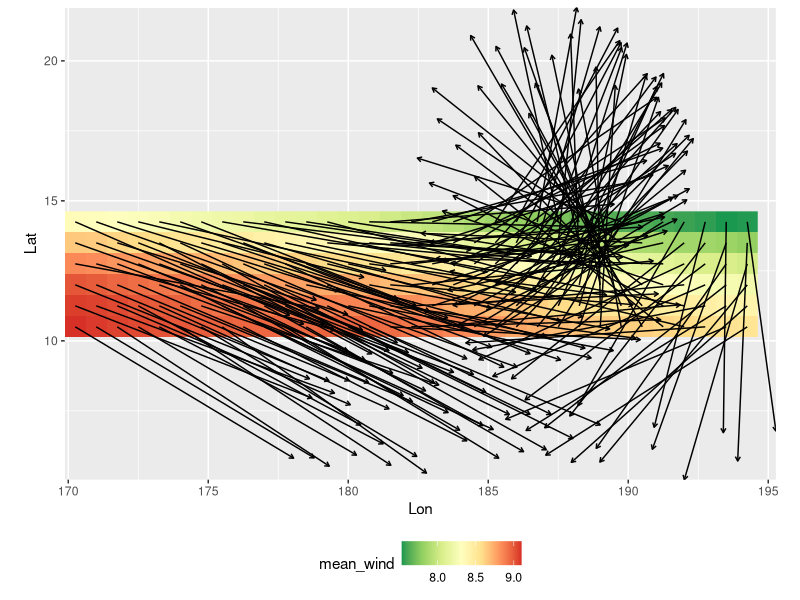

Write the R code that produced this figure.
wind.dt<-structure(list(Lon = c(170.25, 171, 171.75, 172.5, 173.25, 174, 
                                174.75, 175.5, 176.25, 177, 177.75, 178.5, 179.25, 180, 180.75, 
                                181.5, 182.25, 183, 183.75, 184.5, 185.25, 186, 186.75, 187.5, 
                                188.25, 189, 189.75, 190.5, 191.25, 192, 192.75, 193.5, 194.25, 
                                170.25, 171, 171.75, 172.5, 173.25, 174, 174.75, 175.5, 176.25, 
                                177, 177.75, 178.5, 179.25, 180, 180.75, 181.5, 182.25, 183, 
                                183.75, 184.5, 185.25, 186, 186.75, 187.5, 188.25, 189, 189.75, 
                                190.5, 191.25, 192, 192.75, 193.5, 194.25, 170.25, 171, 171.75, 
                                172.5, 173.25, 174, 174.75, 175.5, 176.25, 177, 177.75, 178.5, 
                                179.25, 180, 180.75, 181.5, 182.25, 183, 183.75, 184.5, 185.25, 
                                186, 186.75, 187.5, 188.25, 189, 189.75, 190.5, 191.25, 192, 
                                192.75, 193.5, 194.25, 170.25, 171, 171.75, 172.5, 173.25, 174, 
                                174.75, 175.5, 176.25, 177, 177.75, 178.5, 179.25, 180, 180.75, 
                                181.5, 182.25, 183, 183.75, 184.5, 185.25, 186, 186.75, 187.5, 
                                188.25, 189, 189.75, 190.5, 191.25, 192, 192.75, 193.5, 194.25, 
                                170.25, 171, 171.75, 172.5, 173.25, 174, 174.75, 175.5, 176.25, 
                                177, 177.75, 178.5, 179.25, 180, 180.75, 181.5, 182.25, 183, 
                                183.75, 184.5, 185.25, 186, 186.75, 187.5, 188.25, 189, 189.75, 
                                190.5, 191.25, 192, 192.75, 193.5, 194.25, 170.25, 171, 171.75, 
                                172.5, 173.25, 174, 174.75, 175.5, 176.25, 177, 177.75, 178.5, 
                                179.25, 180, 180.75, 181.5, 182.25, 183, 183.75, 184.5, 185.25, 
                                186, 186.75, 187.5, 188.25, 189, 189.75, 190.5, 191.25, 192, 
                                192.75, 193.5, 194.25), 
                        Lat = c(14.25, 14.25, 14.25, 14.25, 14.25, 
                                14.25, 14.25, 14.25, 14.25, 14.25, 14.25, 14.25, 14.25, 14.25, 
                                14.25, 14.25, 14.25, 14.25, 14.25, 14.25, 14.25, 14.25, 14.25, 
                                14.25, 14.25, 14.25, 14.25, 14.25, 14.25, 14.25, 14.25, 14.25, 
                                14.25, 13.5, 13.5, 13.5, 13.5, 13.5, 13.5, 13.5, 13.5, 13.5, 
                                13.5, 13.5, 13.5, 13.5, 13.5, 13.5, 13.5, 13.5, 13.5, 13.5, 13.5, 
                                13.5, 13.5, 13.5, 13.5, 13.5, 13.5, 13.5, 13.5, 13.5, 13.5, 13.5, 
                                13.5, 13.5, 12.75, 12.75, 12.75, 12.75, 12.75, 12.75, 12.75, 
                                12.75, 12.75, 12.75, 12.75, 12.75, 12.75, 12.75, 12.75, 12.75, 
                                12.75, 12.75, 12.75, 12.75, 12.75, 12.75, 12.75, 12.75, 12.75, 
                                12.75, 12.75, 12.75, 12.75, 12.75, 12.75, 12.75, 12.75, 12, 12, 
                                12, 12, 12, 12, 12, 12, 12, 12, 12, 12, 12, 12, 12, 12, 12, 12, 
                                12, 12, 12, 12, 12, 12, 12, 12, 12, 12, 12, 12, 12, 12, 12, 11.25, 
                                11.25, 11.25, 11.25, 11.25, 11.25, 11.25, 11.25, 11.25, 11.25, 
                                11.25, 11.25, 11.25, 11.25, 11.25, 11.25, 11.25, 11.25, 11.25, 
                                11.25, 11.25, 11.25, 11.25, 11.25, 11.25, 11.25, 11.25, 11.25, 
                                11.25, 11.25, 11.25, 11.25, 11.25, 10.5, 10.5, 10.5, 10.5, 10.5, 
                                10.5, 10.5, 10.5, 10.5, 10.5, 10.5, 10.5, 10.5, 10.5, 10.5, 10.5, 
                                10.5, 10.5, 10.5, 10.5, 10.5, 10.5, 10.5, 10.5, 10.5, 10.5, 10.5, 
                                10.5, 10.5, 10.5, 10.5, 10.5, 10.5), 
                        mean_wind = c(8.34, 8.33, 
                                      8.31, 8.29, 8.27, 8.24, 8.22, 8.2, 8.19, 8.16, 8.14, 8.13, 8.1, 
                                      8.08, 8.06, 8.02, 7.99, 7.96, 7.93, 7.89, 7.85, 7.81, 7.78, 7.73, 
                                      7.7, 7.67, 7.63, 7.62, 7.6, 7.58, 7.56, 7.53, 7.54, 8.65, 8.64, 
                                      8.61, 8.59, 8.56, 8.53, 8.51, 8.48, 8.46, 8.43, 8.41, 8.39, 8.38, 
                                      8.37, 8.33, 8.31, 8.28, 8.24, 8.2, 8.15, 8.12, 8.07, 8.03, 8.01, 
                                      7.97, 7.94, 7.92, 7.89, 7.87, 7.85, 7.85, 7.83, 7.8, 8.85, 8.84, 
                                      8.81, 8.8, 8.77, 8.74, 8.72, 8.69, 8.67, 8.65, 8.63, 8.61, 8.59, 
                                      8.58, 8.55, 8.54, 8.5, 8.46, 8.44, 8.4, 8.37, 8.33, 8.29, 8.26, 
                                      8.21, 8.18, 8.16, 8.13, 8.12, 8.09, 8.06, 8.06, 8.03, 9.01, 8.99, 
                                      8.96, 8.94, 8.91, 8.89, 8.86, 8.83, 8.82, 8.79, 8.78, 8.77, 8.75, 
                                      8.75, 8.73, 8.7, 8.68, 8.66, 8.63, 8.59, 8.55, 8.52, 8.47, 8.43, 
                                      8.4, 8.38, 8.35, 8.32, 8.31, 8.29, 8.26, 8.25, 8.23, 9.07, 9.06, 
                                      9.04, 9.01, 8.99, 8.97, 8.94, 8.92, 8.91, 8.9, 8.89, 8.88, 8.88, 
                                      8.87, 8.86, 8.84, 8.83, 8.8, 8.75, 8.74, 8.7, 8.67, 8.63, 8.59, 
                                      8.57, 8.53, 8.52, 8.51, 8.47, 8.47, 8.45, 8.42, 8.41, 9.1, 9.08, 
                                      9.06, 9.04, 9.02, 9, 8.98, 8.97, 8.96, 8.96, 8.95, 8.95, 8.97, 
                                      8.96, 8.96, 8.94, 8.91, 8.89, 8.86, 8.84, 8.8, 8.76, 8.73, 8.69, 
                                      8.67, 8.64, 8.63, 8.63, 8.61, 8.59, 8.57, 8.54, 8.53), 
                        wind_dir = c(81.27, 
                                     81.34, 81.38, 81.44, 81.47, 81.34, 81.31, 81.51, 81.56, 81.46, 
                                     81.54, 81.53, 81.42, 81.53, 81.66, 81.76, 81.86, 81.96, 82.02, 
                                     82.28, 82.65, 82.77, 83.07, 83.46, 83.78, 84.15, 84.52, 84.92, 
                                     85.39, 85.87, 86.15, 86.38, 86.53, 81.34, 81.34, 81.38, 81.31, 
                                     81.2, 81.25, 81.39, 81.36, 81.31, 81.4, 81.47, 81.48, 81.59, 
                                     81.64, 81.58, 81.62, 81.75, 81.98, 82.13, 82.26, 82.52, 82.77, 
                                     82.97, 83.15, 83.49, 83.74, 84.23, 84.78, 85.04, 85.49, 85.73, 
                                     86.05, 86.35, 81.5, 81.41, 81.32, 81.28, 81.32, 81.31, 81.24, 
                                     81.17, 81.28, 81.33, 81.24, 81.3, 81.44, 81.46, 81.55, 81.76, 
                                     81.8, 81.88, 82.11, 82.31, 82.4, 82.61, 82.88, 82.95, 83.29, 
                                     83.59, 83.93, 84.46, 84.8, 85.26, 85.47, 85.78, 86.11, 81.3, 
                                     81.29, 81.29, 81.28, 81.32, 81.22, 81.24, 81.32, 81.31, 81.23, 
                                     81.34, 81.47, 81.37, 81.42, 81.5, 81.6, 81.78, 81.98, 82.06, 
                                     82.26, 82.49, 82.52, 82.7, 82.79, 83.05, 83.46, 83.79, 84.18, 
                                     84.5, 84.91, 85.23, 85.49, 85.7, 81.31, 81.33, 81.28, 81.19, 
                                     81.26, 81.29, 81.36, 81.24, 81.16, 81.18, 81.23, 81.23, 81.23, 
                                     81.47, 81.5, 81.55, 81.73, 81.99, 82.14, 82.18, 82.41, 82.46, 
                                     82.63, 82.83, 82.97, 83.27, 83.62, 84.01, 84.34, 84.64, 85.01, 
                                     85.38, 85.55, 81.14, 81.14, 81.1, 81.15, 81.2, 81.1, 81.14, 81.06, 
                                     81.21, 81.26, 81.13, 81.16, 81.17, 81.22, 81.28, 81.63, 81.71, 
                                     81.77, 82.13, 82.22, 82.37, 82.48, 82.56, 82.7, 82.92, 83.19, 
                                     83.43, 83.74, 84.15, 84.59, 84.89, 85.22, 85.39)), 
                   row.names = c(NA, -198L), 
                   .Names = c("Lon", "Lat", "mean_wind", "wind_dir"), 
                   class = c("tbl_df", "tbl", "data.frame"))

library(ggplot2)

ggplot(wind.dt, 
       aes(x = Lon, 
           y = Lat, 
           fill = mean_wind, 
           angle = wind_dir, 
           radius = mean_wind)) +
        geom_raster() +
        geom_spoke(arrow = arrow(length = unit(.05, 'inches'))) + 
        scale_fill_distiller(palette = "RdYlGn") + 
        coord_equal(expand = 0) + 
        theme(legend.position = 'bottom', 
              legend.direction = 'horizontal')
       